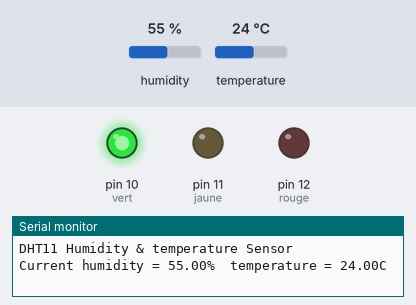
Bench run of a sketch on a simulated Arduino Uno, built with avr-gcc and run on an emulated ATmega328P. On the bench: output pins drawn as LEDs (lit = HIGH), the last lines printed to the serial monitor. The inputs (shaded band) are chosen by the test bench; at power-on: temperature 24 °C, humidity 55 %.

Above: at 2.7 s.
2.8 s: temperature set to 28 °C
8.8 s: temperature set to 31 °C
At 12.0 s:
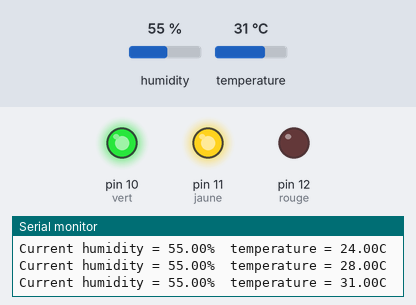
14.8 s: temperature set to 38 °C
20.8 s: temperature set to 41 °C
At 22.6 s:
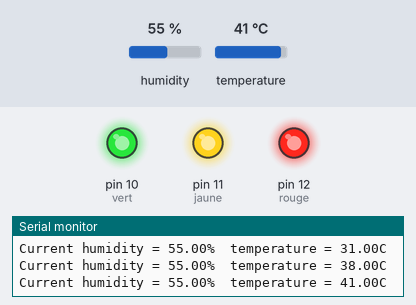
26.8 s: temperature set to 12 °C
At 32.0 s:
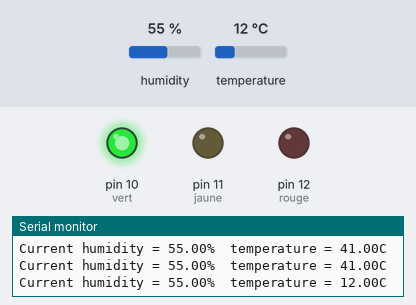
33.1 s: temperature set to 33 °C
At 37.9 s:
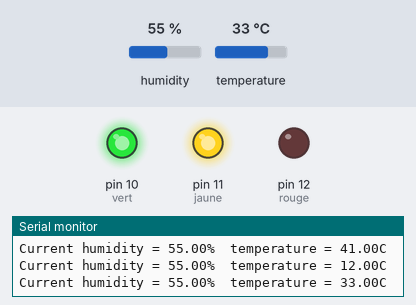
Timing chart, 0 to 39.4 s (numbered marks = the images above; inputs shaded):
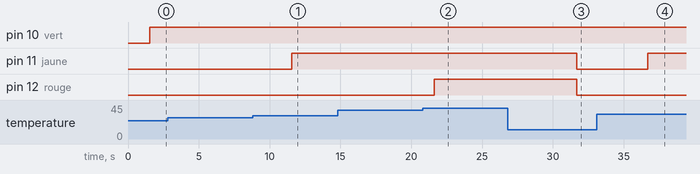

Measured:
- the behaviour switches between 29 and 30 °C on temperature (found by bisection; images 0 and 1)
- the behaviour switches between 39 and 40 °C on temperature (found by bisection; images 1 and 2)
- after the input at 8.8 s, pin 11 (jaune): LOW → HIGH after 2.8 s
- after the input at 20.8 s, pin 12 (rouge): LOW → HIGH after 0.82 s
- after the input at 26.8 s, pin 11 (jaune), pin 12 (rouge): HIGH → LOW after 4.9 s
- after the input at 33.1 s, pin 11 (jaune): LOW → HIGH after 3.6 s

The sketch:

montage_2.ino
```cpp
#include <dht11.h>
#define dht_apin A0 // Analog Pin sensor is connected to
// the lines preceded by "//" are just comments

//declare variables
int rouge = 12;
int jaune  = 11;
int vert = 10;
dht11 DHT;
float temp;
float hum;
void setup(){
  pinMode(rouge, OUTPUT);
  pinMode(jaune, OUTPUT);
  pinMode(vert, OUTPUT);
  Serial.begin(9600);
  delay(500);//Delay to let system boot
  Serial.println("DHT11 Humidity & temperature Sensor\n\n");
  delay(1000);//Wait before accessing Sensor
  digitalWrite(rouge, LOW);
  digitalWrite(jaune, LOW);
  digitalWrite(vert, LOW);

}//end "setup()"

void loop(){
  //Start of Program

    DHT.read(dht_apin);
    hum = DHT.humidity;
    temp = DHT.temperature;
    Serial.print("Current humidity = ");
    Serial.print(hum);
    Serial.print("%  ");
    Serial.print("temperature = ");
    Serial.print(temp);
    Serial.println("C  ");
    //conditions on the temperature read ans stocked in "temp"
    if(temp < 30){
      digitalWrite(rouge, LOW);
      digitalWrite(jaune, LOW);
      digitalWrite(vert, HIGH);
    }
    else if(temp >= 30 && temp < 40){
      digitalWrite(rouge, LOW);
      digitalWrite(jaune, HIGH);
      digitalWrite(vert, HIGH);
    }
    else{
      digitalWrite(rouge, HIGH);
      digitalWrite(jaune, HIGH);
      digitalWrite(vert, HIGH);
    }

    delay(5000);//Wait 5 seconds before accessing sensor again.

  //Fastest should be once every two seconds.

}// end loop(
```
